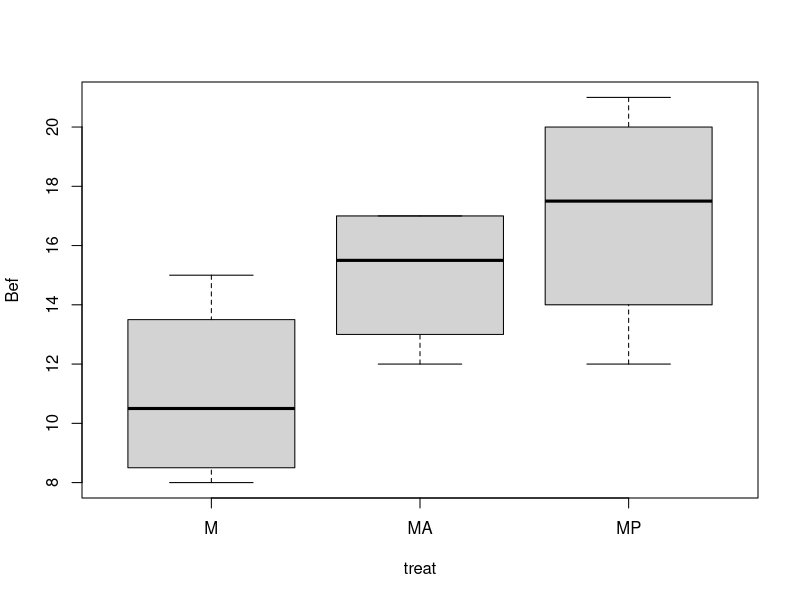
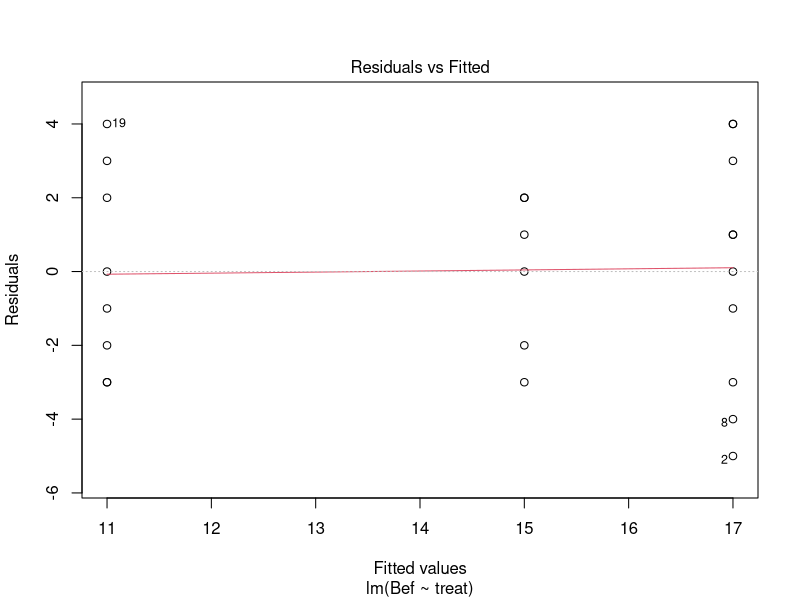
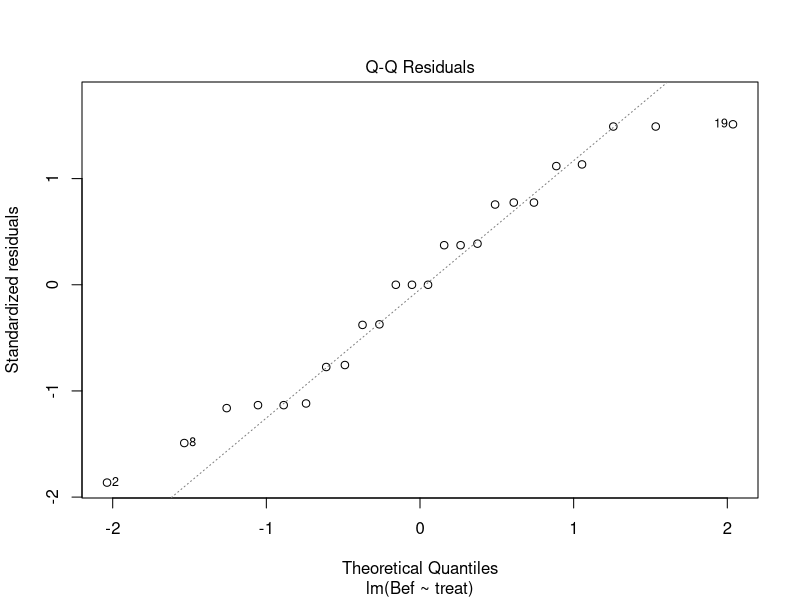
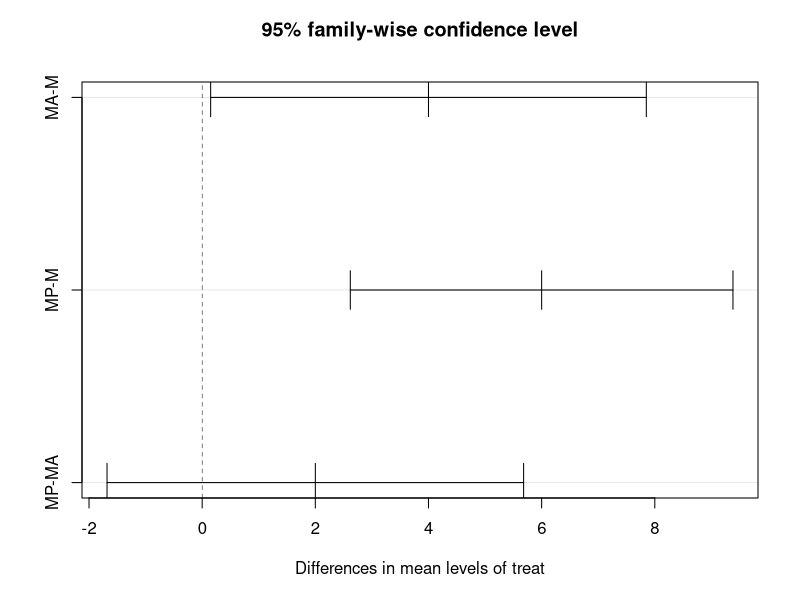
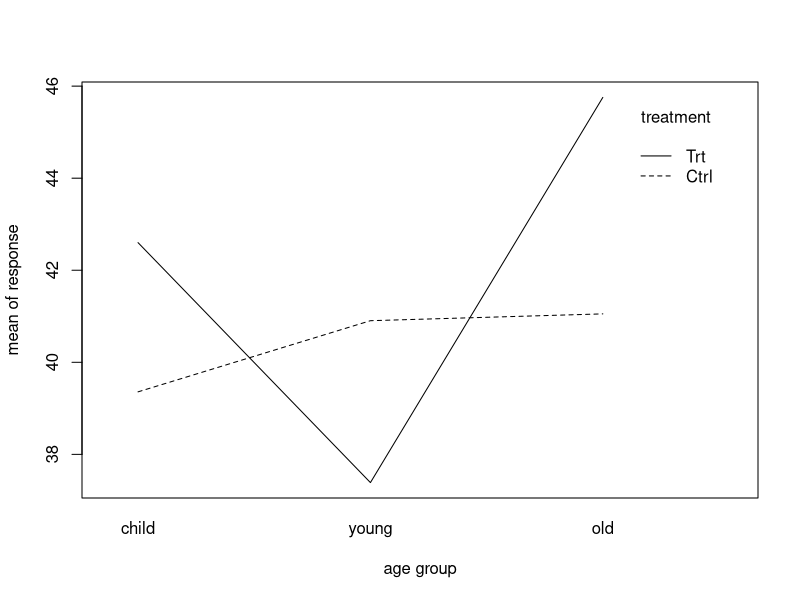

R code for these plots, in order:
## ----chunk_setup, include=FALSE, eval=TRUE------------------------------------
knitr::opts_chunk$set(echo = T, out.width="49%",message=F, warning=F, comment=NA,
                      eval=T, cache.rebuild=F, cache=F, R.options=list(digits=5,show.signif.stars=FALSE),dev.args=list(bg = 'transparent'))


## ----needed,echo=TRUE,results="hide"------------------------------------------
library(psych)
library(emmeans)


## -----------------------------------------------------------------------------
Bef <- c(20, 12, 18, 14, 16, 21, 17, 13, 18, 21, 13, 12, 15, 17, 16, 17,  9, 10, 15,  8,  8, 11, 13, 14)
treat<-as.factor(c(rep("MP",10),rep("MA",6),rep("M",8)))
data<-data.frame(Bef,treat)
headTail(data)
str(data)


## -----------------------------------------------------------------------------
boxplot(Bef~treat,data=data)
describeBy(data,group=data$treat,mat=FALSE)


## -----------------------------------------------------------------------------
mod  <- lm(Bef~treat,data) 


## -----------------------------------------------------------------------------
mod0 <- lm(Bef~1,data)


## -----------------------------------------------------------------------------
anova(mod0,mod)


## -----------------------------------------------------------------------------
(RSS <-sum(residuals(mod)^2))
(SS  <-sum(residuals(mod0)^2))
((SS-RSS)/SS) ##known as R^2


## -----------------------------------------------------------------------------
(df2<-mod$df.residual) ##numerator df
(df1<-mod0$df.residual-mod$df.residual) ##denominator df


## -----------------------------------------------------------------------------
F <- (SS-RSS)/(df1)/(RSS/(df2))
p <- 1-pf(F,df1=df1,df2=df2)
sigma.mod <- sqrt(RSS/df2)
print(data.frame(SS,RSS,ESS=SS-RSS,F,p,sigma.mod),row.names=FALSE)


## -----------------------------------------------------------------------------
summary(mod)
confint(mod)
#summary(mod0) ## The only-intercept model, uncomment if you want to look at it.


## -----------------------------------------------------------------------------
emmeans(mod,specs=pairwise~treat,infer=TRUE) ##Estimated marginal means


## ----fig.show="hold"----------------------------------------------------------
plot(mod,which=c(1,2))


## -----------------------------------------------------------------------------
modc <-aov(Bef~treat,data)
summary(modc)
TukeyHSD(modc)
plot(TukeyHSD(modc))


## -----------------------------------------------------------------------------
nage <- 3
ntherapy <- 2
nsample <- 100
n <- nage * nsample* ntherapy
age <- gl(n = nage, k = nsample, length = n,labels=c("child","young","old"))
therapy <- gl(n = ntherapy, k = nsample, length = n,labels=c("Ctrl","Trt"))
mu <- 40
alpha <- c(1, 1) 
beta <- c(1)
gamma <- c(-3,3)
parameter <- c(mu, alpha, beta, gamma)
sigma <- 12
set.seed(9)
eps <- rnorm(n, 0, sigma)
X <- as.matrix(model.matrix(~ age*therapy) ) 
response <- as.numeric(as.matrix(X) %*% as.matrix(parameter) + eps)
d.cross<-data.frame(response,age,therapy)


## -----------------------------------------------------------------------------
headTail(d.cross)


## -----------------------------------------------------------------------------
with(d.cross,xtabs(~age+therapy))

## -----------------------------------------------------------------------------
aggregate(response~therapy+age,data=d.cross,summary)
with(d.cross,interaction.plot(x.factor=age,trace.factor=therapy,response=response,trace.label="treatment",xlab="age group",ylab="mean of response"))


## -----------------------------------------------------------------------------
model2f <-lm(response~age*therapy,data=d.cross)
summary(model2f)


## -----------------------------------------------------------------------------
parameter


## -----------------------------------------------------------------------------
anova(model2f)
summary(aov(response~age*therapy,data=d.cross)) ## equivalent!


## -----------------------------------------------------------------------------
summary(aov(response~therapy*age,data=d.cross)) ## equivalent!


## -----------------------------------------------------------------------------
library(car)
Anova(model2f,type=3)
